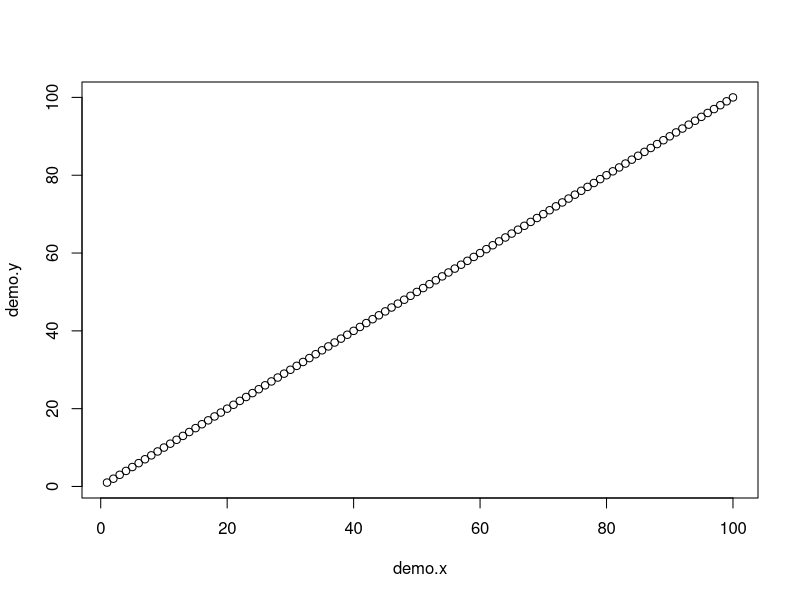
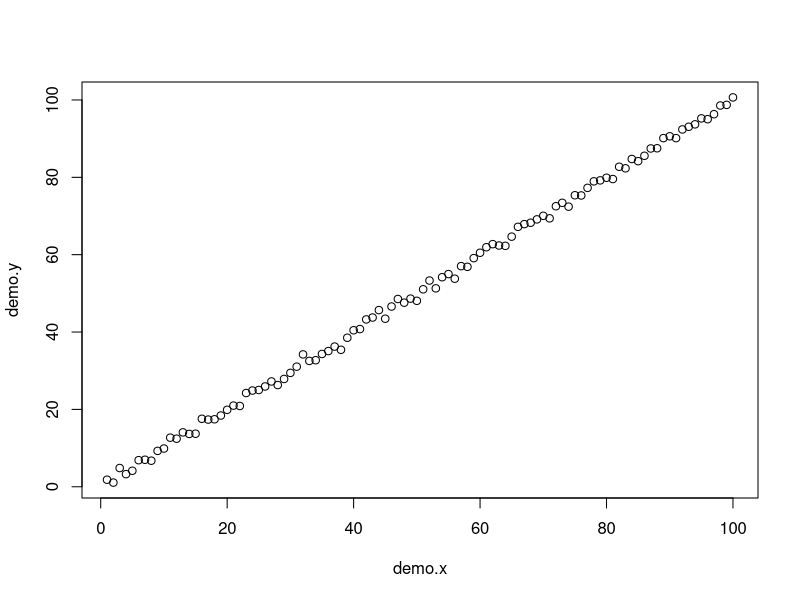
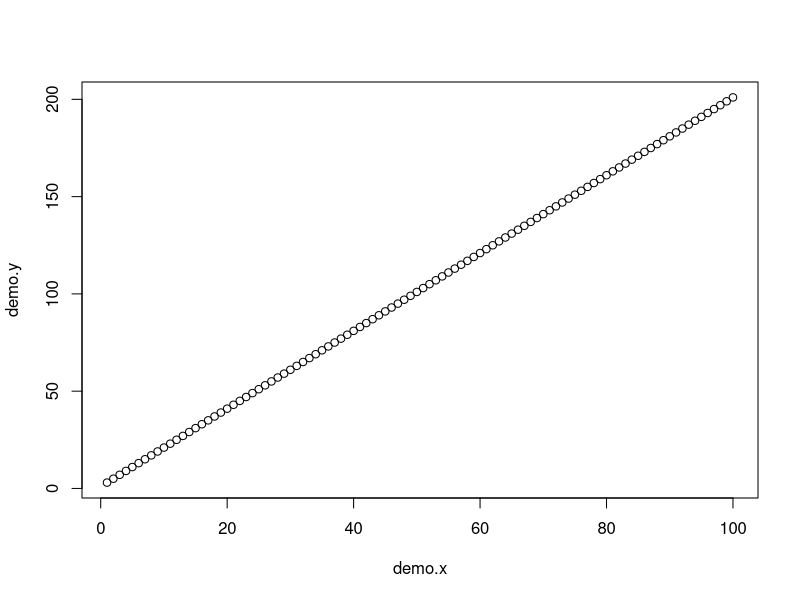
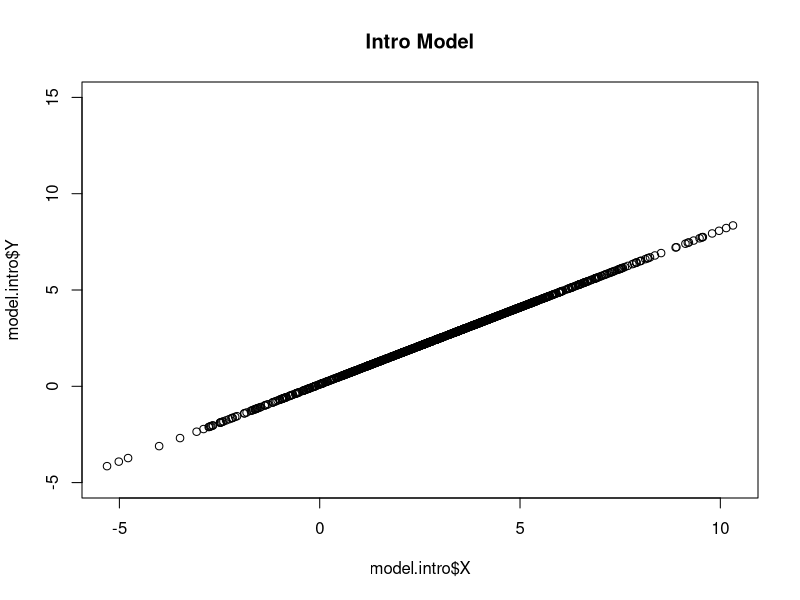
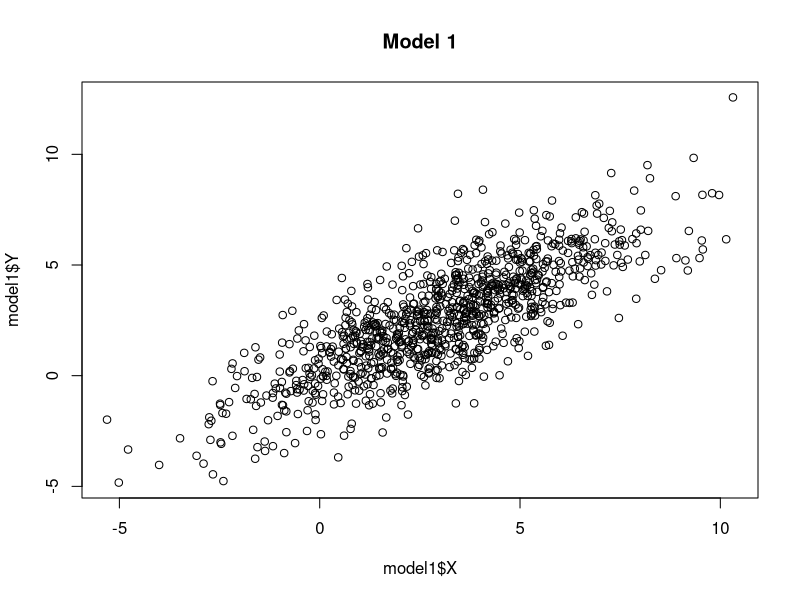
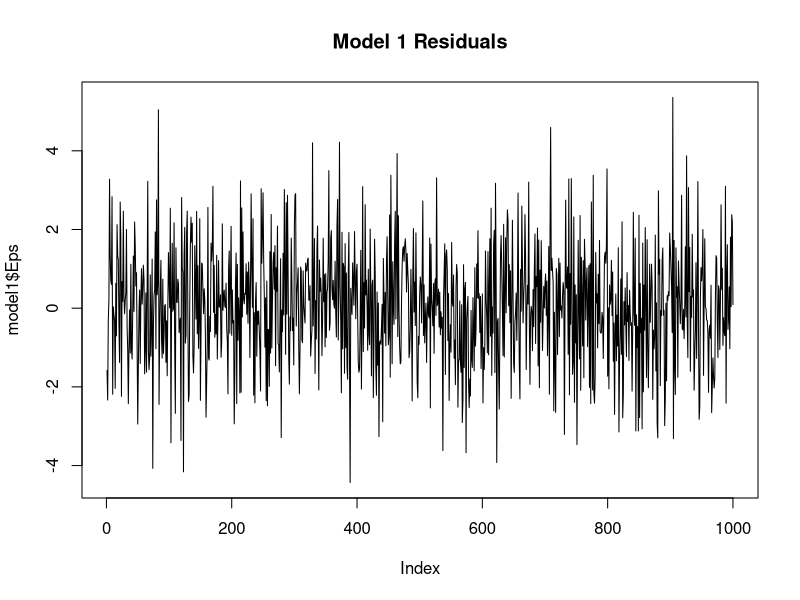
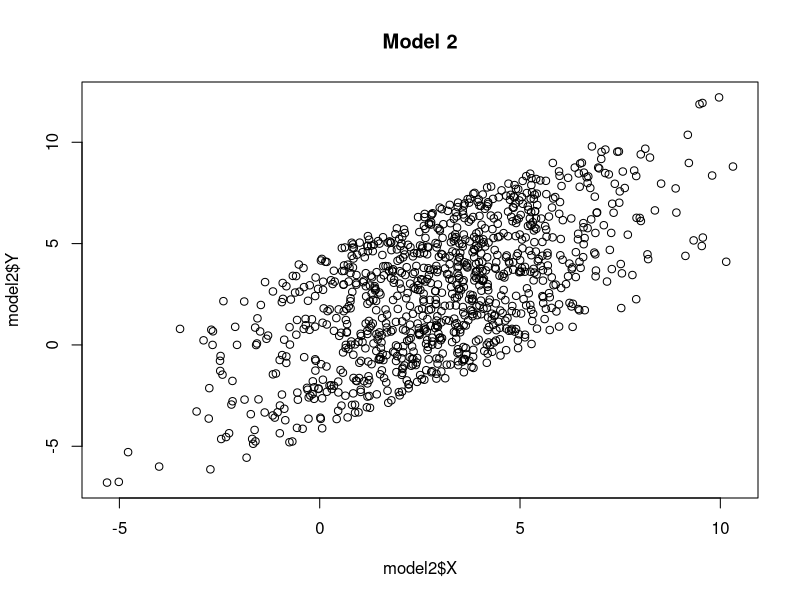
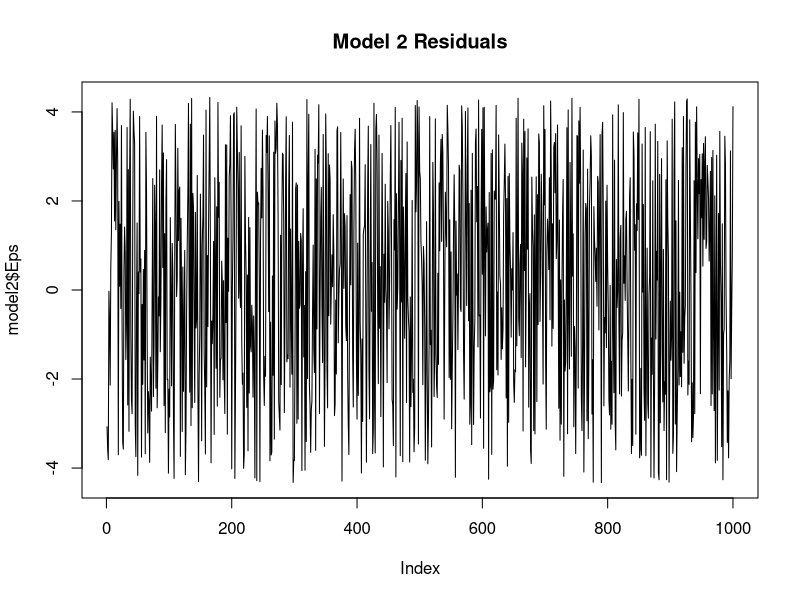

The R script that drew these images, in order:
## ---- chunk 1
# Slope and Intercept
a <- 0.8; b <- 0.1
sample.n <- 1000

# Seeds
seed1 <- 111
seed2 <- 1112131415

options(scipen = 5)
## ---- chunk 2
# Simulate the X variable using rnorm()
set.seed(seed1)
model1.x.sd <- 2.5
model1.x <- rnorm(sample.n, mean = 3, sd = model1.x.sd)

# Simulate a simple introductory model with no residual 
model.intro.y <- (a * model1.x + b) 
model.intro <- data.frame(Y=model.intro.y, X=model1.x)
## ---- chunk 3
# Y ~ Norm(1, 1), Eps ~ Norm(0,1)
demo.eps <- rnorm(100, 0, 1)
demo.y <- 1 + demo.eps
sd(demo.y)
sd(demo.eps)

demo.x <- 1:100

# Y = X
demo.a <- 1; demo.b <- 0
demo.y <- demo.a * demo.x + demo.b
plot(demo.x, demo.y)
(mean(demo.y))
(mean(demo.a * demo.x + demo.b))
(sd(demo.y))

# Y = X; Eps ~ Norm(0, 1)
demo.eps <- rnorm(100, sd = 1)
demo.y <- demo.a * demo.x + demo.b + demo.eps

plot(demo.x, demo.y)
(mean(demo.y))
(mean(demo.a * demo.x + demo.b))
(sd(demo.y))
(sd(demo.eps))
(sd(demo.y - mean(demo.y)))

# Y = 2X + 1
demo.a <- 2; demo.b <- 1
demo.y <- demo.a * demo.x + demo.b
plot(demo.x, demo.y)
(mean(demo.y))
(mean(demo.a * demo.x + demo.b))


## ---- chunk 4
# Simulate the Eps residual using rnorm()
set.seed(seed2)
model1.eps.sd <- 1.5
model1.eps <- rnorm(sample.n, mean = 0, sd = model1.eps.sd)

model1.y <- (a * model1.x + b) + model1.eps
model1 <- data.frame(Y=model1.y, X=model1.x, Eps=model1.eps)

# Inspect results and compare with our simplistic model
title <- "Intro Model"
plot(model.intro$X, model.intro$Y, main = title, ylim = c(-5, 15))

title <- "Model 1"
head(model1)
plot(model1$X, model1$Y, main = title)
plot(model1$Eps, type = "l", main = paste(title, "Residuals"))
## ---- chunk 5
# Our Y values are indeed calculated according to our equation
(a * model1.x[0:5] + b + model1.eps[0:5])
(model1.y[0:5])

# The mean of our Epsilon sample is ~ 0, hence the mean of aX + b is ~ equivalent to the 
#   mean of Y
(mean(model1.eps))
(mean((a * model1.x) + b))
(mean(model1.y))


## ---- chunk 6
# Simulate the model using X from Model 1 and runif() for Eps
set.seed(seed2)
model2.eps <- runif(sample.n, min = -4.33, max = 4.33)

model2.y <- (a * model1.x + b) + model2.eps
model2 <- data.frame(Y=model2.y, X=model1.x, Eps=model2.eps)

# Inspect results
title <- "Model 2"
head(model2)
plot(model2$X, model2$Y, main = title)
plot(model2$Eps, type = "l", main = paste(title, "Residuals"))
## ---- chunk 7
# Simulate the model using X from Model 1 and rcauchy() for Eps
set.seed(seed2)
model3.eps <- rcauchy(sample.n, location = 0, scale = 0.3)

model3.y <- (a * model1.x + b) + model3.eps
model3 <- data.frame(Y=model3.y, X=model1.x, Eps=model3.eps)

# Inspect results
title <- "Model 3"
head(model3)
plot(model3$X, model3$Y, main = title)
plot(model3$Eps, type = "l", main = paste(title, "Residuals"))
## ---- chunk 8
plot(model3$X, model3$Y, main = paste(title, "Zoomed In"), 
     ylim = c(-5, 15))
title <- "Intro Model"
plot(model.intro$X, model.intro$Y, main = title, ylim = c(-5, 15))
## ---- chunk 9
(sd(model3$Eps))
## ---- chunk 10
model3.eps1 <- rcauchy(sample.n, location = 0, scale = 0.3)
model3.eps2 <- rcauchy(sample.n, location = 0, scale = 0.3)
model3.eps3 <- rcauchy(sample.n, location = 0, scale = 0.3)
model3.eps4 <- rcauchy(sample.n, location = 0, scale = 0.3)
model3.eps5 <- rcauchy(sample.n, location = 0, scale = 0.3)
c(sd(model3.eps1), sd(model3.eps2), sd(model3.eps3), sd(model3.eps4), sd(model3.eps5))
## ---- chunk 11
# Create heteroscedastic process
hetero.sd <- c(2, 3.4, 0.8, 2.6)
hetero.loop <- c(rep(hetero.sd[1], 50),
                 rep(hetero.sd[2], 75),
                 rep(hetero.sd[3], 75),
                 rep(hetero.sd[4], 50))
hetero.process <- rep(hetero.loop, 4)
plot(hetero.process, type = "l")

# Simulate the linear model residuals Eps with changing standard deviations.
set.seed(seed2)
model4.eps <- rnorm(sample.n) * hetero.process

# Plot the residuals
title <- "Model 4"
plot(model4.eps, type = "l", main = paste(title, "Residuals"))
## ---- chunk 12
hetero.x <- (100 * floor(min(model4.eps))) : (100 * ceiling(max(model4.eps)))
hetero.x <- hetero.x / 100

# Plot the theoretical distribution
plot(hetero.x, dnorm(hetero.x, mean = mean(model4.eps), sd = sd(model4.eps)), 
     type = "l", ylim = c(0, 0.3), col = "black", 
     ylab = "Distribution of Heteroscedastic Eps")

# And the heteroscedastic sample distribution
lines(density(model4.eps), col = "Red")
## ---- chunk 13
# Simulate the model using X from Model 1 and heteroscedastic residuals
model4.y <- (a * model1.x + b) + model4.eps
model4 <- data.frame(Y=model4.y, X=model1.x, Eps=model4.eps)

# Inspect results
plot(model4$X, model4$Y, main = title)
plot(model1$X, model1$Y, main = "Model 1", ylim = c(-9, 18))
## ---- chunk 14
# Calculate squared correlation coefficient using the parameters specified 
#   for Model 1 X and Eps
(rho.sq.theoretical <- (a * model1.x.sd)^2 / ((a * model1.x.sd)^2 + model1.eps.sd^2))
## ---- chunk 15
c(cor(model1$X, model1$Y)^2,
  cor(model2$X, model2$Y)^2,
  cor(model3$X, model3$Y)^2,
  cor(model4$X, model4$Y)^2)
## ---- chunk 16
# Create heteroscedastic process
hetero.sd <- c(1.75, 1.8, 1.4, 2)
hetero.loop <- c(rep(hetero.sd[1], 50),
                 rep(hetero.sd[2], 75),
                 rep(hetero.sd[3], 75),
                 rep(hetero.sd[4], 50))
hetero.process <- rep(hetero.loop, 4)
plot(hetero.process, type = "l")

# Simulate the linear model residuals Eps with changing standard deviations.
set.seed(seed2)
model5.eps <- rnorm(sample.n) * hetero.process

# Simulate the model using X from Model 1 and heteroscedastic residuals
model5.y <- (a * model1.x + b) + model5.eps
model5 <- data.frame(Y=model5.y, X=model1.x, Eps=model5.eps)

# Inspect results
title = "Model 5"
plot(model5$X, model5$Y, main = title, ylim = c(-10, 20))

# Calculate correlation
cor(model5$X, model5$Y)^2
## ---- chunk 17
model1.est <- lm(Y~X, data = model1)
(model1.summary <- summary(model1.est))

names(model1.summary)
model1.summary$r.squared
model1.summary$coefficients
model1.summary$sigma^2
var(model1.summary$residuals)
## ---- chunk 18
var(model1.summary$residuals) * (sample.n - 1) / (sample.n - 2)
## ---- chunk 19
a.est <- cov(model1.x, model1.y) / var(model1.x)
b.est <- mean(model1.y) - (a.est * mean(model1.x))
sigma.est <- sqrt(var(model1.y) - (a.est^2 * var(model1.x)))

c(a.est, b.est, sigma.est)
## ---- chunk 20
model2.est <- lm(Y~X, data = model2)
model2.summary <- summary(model2.est)
model3.est <- lm(Y~X, data = model3)
model3.summary <- summary(model3.est)
model4.est <- lm(Y~X, data = model4)
model4.summary <- summary(model4.est)

model2.summary$coefficients
model2.summary$sigma
model2.summary$r.squared
model2.summary$df

model3.summary$coefficients
model3.summary$sigma
model3.summary$r.squared
model3.summary$df

model4.summary$coefficients
model4.summary$sigma
model4.summary$r.squared
model4.summary$df
